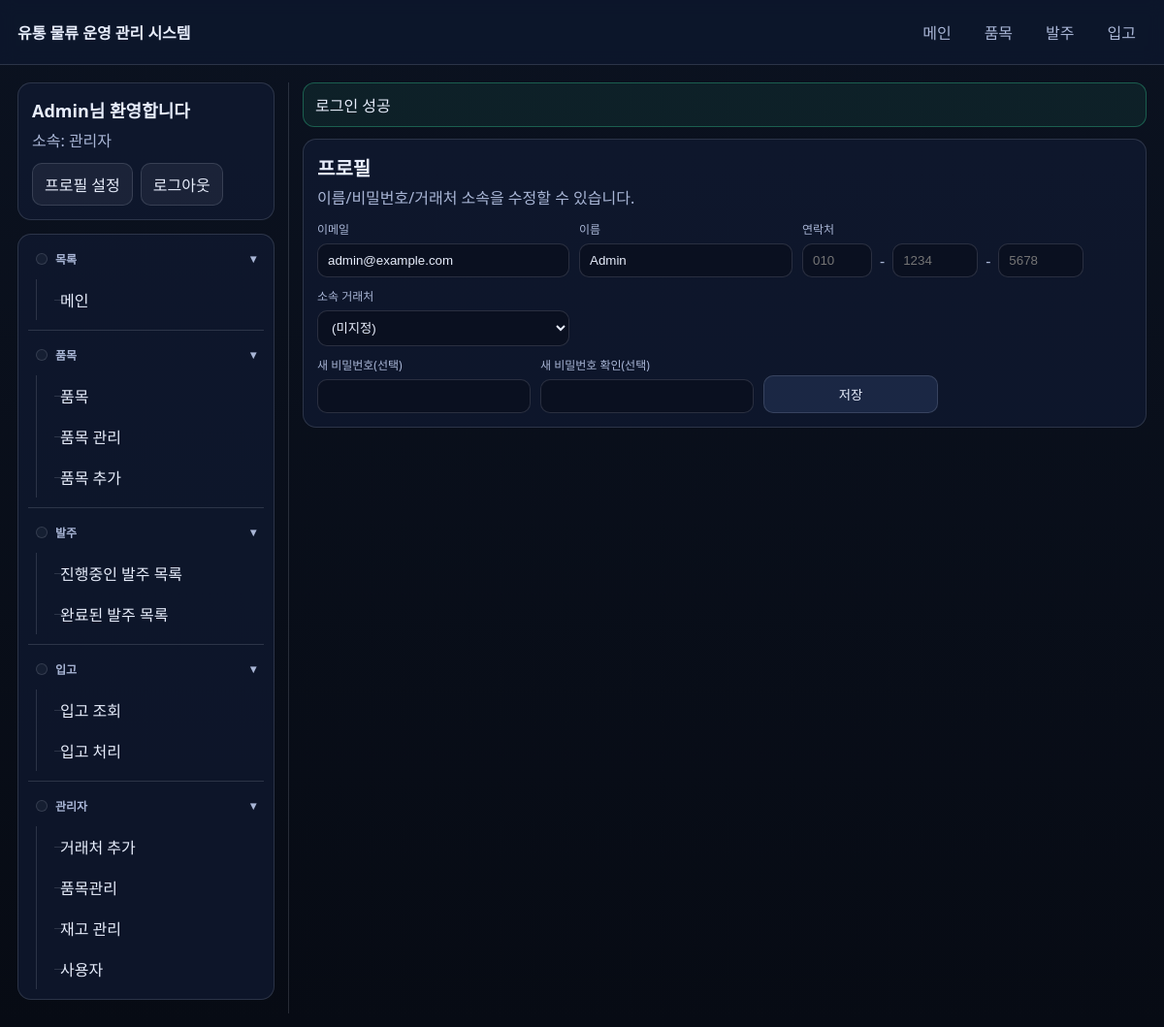
The app's page /profile.php (signed in) with its own data.
### tables this page shows
CREATE TABLE users (
  id BIGINT UNSIGNED NOT NULL AUTO_INCREMENT,
  email VARCHAR(190) NOT NULL,
  password_hash VARCHAR(255) NOT NULL,
  name VARCHAR(100) NOT NULL,
  phone VARCHAR(50) NULL,
  role ENUM('admin','user') NOT NULL DEFAULT 'user',
  supplier_id BIGINT UNSIGNED NULL,
  created_at DATETIME NOT NULL DEFAULT CURRENT_TIMESTAMP,
  updated_at DATETIME NOT NULL DEFAULT CURRENT_TIMESTAMP ON UPDATE CURRENT_TIMESTAMP,
  PRIMARY KEY (id),
  UNIQUE KEY uq_users_email (email),
  KEY idx_users_supplier (supplier_id),
  CONSTRAINT fk_users_supplier FOREIGN KEY (supplier_id) REFERENCES suppliers(id)
    ON UPDATE CASCADE ON DELETE SET NULL
);

### includes/bootstrap.php (called while the page is built, shortened)
<?php
function e(?string $value): string {
  return htmlspecialchars((string)$value, ENT_QUOTES | ENT_SUBSTITUTE, 'UTF-8');
}
function url(string $path): string {
  $path = '/' . ltrim($path, '/');
  return $path;
}
function starts_with(string $haystack, string $needle): bool {
  return strncmp($haystack, $needle, strlen($needle)) === 0;
}
spl_autoload_register(function ($class) {
  $base = __DIR__ . '/../classes/';
  $path = $base . str_replace('\\', '/', $class) . '.php';
});
require_once __DIR__ . '/flash.php';
require_once __DIR__ . '/auth.php';

### classes/User.php (called while the page is built, shortened)
<?php
final class User {
  public static function findById(PDO $db, int $id): ?array {
    try {
      $st = $db->prepare('SELECT u.id, u.email, u.name, u.phone, u.role, u.supplier_id, u.created_at,
                                 sp.name AS supplier_name
                          FROM users u
                          LEFT JOIN suppliers sp ON sp.id = u.supplier_id
                          WHERE u.id = ?');
      $st->execute([$id]);
      $row = $st->fetch();
      return $row ?: null;
    } catch (PDOException $e) {
      $st = $db->prepare('SELECT u.id, u.email, u.name, u.role, u.supplier_id, u.created_at,
                                 sp.name AS supplier_name
                          FROM users u
                          LEFT JOIN suppliers sp ON sp.id = u.supplier_id
                          WHERE u.id = ?');
      $st->execute([$id]);
      $row = $st->fetch();
      if (!$row) return null;
      $row['phone'] = null;
      return $row;
    }
  }
}

### includes/auth.php (called while the page is built, shortened)
<?php
function current_user(): ?array {
  return $_SESSION['user'] ?? null;
}
function is_admin(): bool {
  $u = current_user();
  return $u && ($u['role'] ?? '') === 'admin';
}

### includes/flash.php (called while the page is built, shortened)
<?php
function flash_get(): ?array {
  $flash = $_SESSION[FLASH_KEY];
  return is_array($flash) ? $flash : null;
}

### profile.php (the view, shortened to what this page needs)
<?php
require_once __DIR__ . '/includes/bootstrap.php';
$db = db();
$u = current_user();
$me = User::findById($db, (int)$u['id']);
$name = (string)($me['name'] ?? '');
$phone1 = '';
$phone2 = '';
$phone3 = '';
require_once __DIR__ . '/includes/header.php';
?>
<div class="card">
  <div class="kpi">
    <div>
      <h1 class="h1" style="margin-bottom:4px">프로필</h1>
      <div class="muted">이름/비밀번호/거래처 소속을 수정할 수 있습니다.</div>
    </div>
  </div>
  <form method="post" action="<?= e(url('/profile.php')) ?>" style="margin-top:12px">
    <div class="form-row">
      <div class="field" style="min-width:260px">
        <div class="label">이메일</div>
        <input class="input" type="email" value="<?= e((string)$me['email']) ?>" readonly />
      </div>
      <div class="field" style="min-width:220px">
        <div class="label">이름</div>
        <input class="input" type="text" name="name" value="<?= e($name) ?>" required />
      </div>
      <div class="field" style="min-width:220px">
        <div class="label">연락처</div>
        <div style="display:flex; align-items:center; gap:8px">
          <input class="input" type="text" name="phone1" value="<?= e($phone1) ?>" inputmode="numeric" autocomplete="tel-area-code" maxlength="3" style="width:72px" placeholder="010" />
          <span class="muted">-</span>
          <input class="input" type="text" name="phone2" value="<?= e($phone2) ?>" inputmode="numeric" autocomplete="tel-local-prefix" maxlength="4" style="width:88px" placeholder="1234" />
          <span class="muted">-</span>
          <input class="input" type="text" name="phone3" value="<?= e($phone3) ?>" inputmode="numeric" autocomplete="tel-local-suffix" maxlength="4" style="width:88px" placeholder="5678" />
        </div>
      </div>
      <div class="field" style="min-width:260px">
        <div class="label">소속 거래처</div>
        <select class="input" name="supplier_id" <?= is_admin() ? '' : 'required' ?>>
          <?php if (is_admin()): ?>
            <option value="0">(미지정)</option>
          <?php else: ?>
            <option value="0">(선택)</option>
          <?php endif; ?>
        </select>
      </div>
    </div>
    <div class="form-row" style="margin-top:10px">
      <div class="field" style="min-width:220px">
        <div class="label">새 비밀번호(선택)</div>
        <input class="input" type="password" name="password" />
      </div>
      <div class="field" style="min-width:220px">
        <div class="label">새 비밀번호 확인(선택)</div>
        <input class="input" type="password" name="password2" />
      </div>
      <div class="field">
        <button class="btn" type="submit">저장</button>
      </div>
    </div>
  </form>
</div>
<?php require_once __DIR__ . '/includes/footer.php'; ?>

### includes/header.php (shortened to what this page needs)
<?php
$me = current_user();
$path = parse_url($_SERVER['REQUEST_URI'] ?? '', PHP_URL_PATH) ?: '';
function nav_active(string $needle, string $path): string {
  return starts_with($path, $needle) ? 'active' : '';
}
?><!doctype html>
<html lang="ko">
<head>
  <link rel="stylesheet" href="<?= e(url('/assets/app.css')) ?>" />
</head>
<body>
  <div class="topbar">
    <div class="brand"><a class="brand" href="<?= e(url('/index.php')) ?>"><?= e(APP_NAME) ?></a></div>
    <div class="nav">
      <a class="<?= e(nav_active('/index.php', $path)) ?>" href="<?= e(url('/index.php')) ?>">메인</a>
      <a class="<?= e(nav_active('/items.php', $path)) ?>" href="<?= e(url('/items.php')) ?>">품목</a>
      <a class="<?= e(nav_active('/po', $path)) ?>" href="<?= e(url('/po_list.php')) ?>">발주</a>
      <a class="<?= e(nav_active('/receipt', $path)) ?>" href="<?= e(url('/receipt_list.php')) ?>">입고</a>
    </div>
  </div>
  <?php if ($me): ?>
    <div class="layout">
      <aside class="sidebar">
        <div class="sidebar-card">
          <div class="sidebar-user-name"><?= e($me['name']) ?>님 환영합니다</div>
          <div class="sidebar-user-meta">
            <div class="muted">
              소속:
              <?php if (is_admin()): ?>
                <?= e('관리자') ?>
              <?php else: ?>
                <?= e(($me['supplier_name'] ?? '') ?: ('거래처 #' . (int)($me['supplier_id'] ?? 0))) ?>
              <?php endif; ?>
            </div>
          </div>
          <div class="sidebar-user-actions">
            <a class="btn secondary" href="<?= e(url('/profile.php')) ?>">프로필 설정</a>
            <a class="btn secondary" href="<?= e(url('/logout.php')) ?>">로그아웃</a>
          </div>
        </div>
        <div class="sidebar-card sidebar-tree">
          <details class="tree-group" open>
            <summary class="tree-summary">목록</summary>
            <div class="tree-items">
              <a class="tree-link <?= e(nav_active('/index.php', $path)) ?>" href="<?= e(url('/index.php')) ?>">메인</a>
            </div>
          </details>
          <details class="tree-group" open>
            <summary class="tree-summary">품목</summary>
            <div class="tree-items">
              <a class="tree-link <?= e(nav_active('/items.php', $path)) ?>" href="<?= e(url('/items.php')) ?>">품목</a>
              <?php if (is_admin()): ?>
                <a class="tree-link <?= e(nav_active('/admin/items.php', $path)) ?>" href="<?= e(url('/admin/items.php')) ?>">품목 관리</a>
              <?php else: ?>
                <a class="tree-link <?= e(nav_active('/inventory_manage.php', $path)) ?>" href="<?= e(url('/inventory_manage.php')) ?>">품목 관리</a>
              <?php endif; ?>
              <a class="tree-link" href="<?= e(url('/items.php#catalog-add')) ?>">품목 추가</a>
            </div>
          </details>
          <details class="tree-group" open>
            <summary class="tree-summary">발주</summary>
            <div class="tree-items">
              <a class="tree-link" href="<?= e(url('/po_list.php?status=OPEN')) ?>">진행중인 발주 목록</a>
              <a class="tree-link" href="<?= e(url('/po_list.php?status=RECEIVED')) ?>">완료된 발주 목록</a>
            </div>
          </details>
          <details class="tree-group" open>
            <summary class="tree-summary">입고</summary>
            <div class="tree-items">
              <a class="tree-link <?= e(nav_active('/receipt_list.php', $path)) ?>" href="<?= e(url('/receipt_list.php')) ?>">입고 조회</a>
              <a class="tree-link <?= e(nav_active('/receipt_create.php', $path)) ?>" href="<?= e(url('/receipt_create.php')) ?>">입고 처리</a>
            </div>
          </details>
          <?php if (is_admin()): ?>
            <details class="tree-group" open>
              <summary class="tree-summary">관리자</summary>
              <div class="tree-items">
                <a class="tree-link <?= e(nav_active('/admin/suppliers.php', $path)) ?>" href="<?= e(url('/admin/suppliers.php')) ?>">거래처 추가</a>
                <a class="tree-link <?= e(nav_active('/admin/items.php', $path)) ?>" href="<?= e(url('/admin/items.php')) ?>">품목관리</a>
                <a class="tree-link <?= e(nav_active('/admin/inventory.php', $path)) ?>" href="<?= e(url('/admin/inventory.php')) ?>">재고 관리</a>
                <a class="tree-link <?= e(nav_active('/admin/users.php', $path)) ?>" href="<?= e(url('/admin/users.php')) ?>">사용자</a>
              </div>
            </details>
          <?php endif; ?>
        </div>
      </aside>
      <main class="main">
        <div class="container">
          <?php $flash = flash_get(); if ($flash): ?>
            <div class="flash <?= e($flash['type']) ?>">
              <?= e($flash['message']) ?>
            </div>
          <?php endif; ?>
  <?php endif; ?>

### assets/app.css (style rules this page uses)
:root { --bg:#0b1220;--card:#101b33;--text:#e8eefc;--muted:#a9b6d6;--border:rgba(232,238,252,.14);--accent:#7aa2ff;--danger:#ff6b6b;--ok:#36d399; }
* { box-sizing:border-box }
body { margin:0;font-family:system-ui,-apple-system,Segoe UI,Roboto,Helvetica,Arial,sans-serif;background:linear-gradient(180deg,var(--bg),#070b14);color:var(--text) }
a { color:var(--accent);text-decoration:none }
.container { max-width:1100px;margin:0 auto;padding:18px }
.topbar { display:flex;align-items:center;justify-content:space-between;gap:12px;padding:14px 18px;border-bottom:1px solid var(--border);background:rgba(16,27,51,.55);backdrop-filter:blur(8px);position:sticky;top:0;z-index:10 }
.brand { font-weight:700;color:var(--text) }
.nav { display:flex;gap:12px;flex-wrap:wrap;align-items:center }
.nav a { color:var(--muted);padding:6px 10px;border-radius:8px;border:1px solid transparent }
.card { background:rgba(16,27,51,.70);border:1px solid var(--border);border-radius:14px;padding:14px }
.h1 { font-size:20px;margin:0 0 10px 0;word-break:keep-all;overflow-wrap:normal;white-space:nowrap }
.muted { color:var(--muted) }
.form-row { display:flex;gap:10px;flex-wrap:wrap;align-items:end }
.field { display:flex;flex-direction:column;gap:6px;min-width:180px }
.label { font-size:12px;color:var(--muted);word-break:keep-all;overflow-wrap:normal;white-space:nowrap }
.input,select,textarea { width:100%;padding:9px 10px;border-radius:10px;border:1px solid var(--border);background:rgba(7,11,20,.45);color:var(--text) }
.btn { display:inline-block;padding:9px 12px;border-radius:10px;border:1px solid var(--border);background:rgba(122,162,255,.12);color:var(--text);cursor:pointer }
.btn.secondary { background:rgba(232,238,252,.06) }
.flash { padding:10px 12px;border-radius:12px;border:1px solid var(--border);margin:0 0 12px 0 }
.flash.success { border-color:rgba(54,211,153,.35);background:rgba(54,211,153,.08) }
.kpi { display:flex;gap:10px;align-items:baseline;justify-content:space-between }
.layout { display:flex;gap:14px;max-width:1300px;margin:0 auto;padding:18px }
.sidebar { width:280px;flex:0 0 280px;border-right:1px solid var(--border);padding-right:14px }
.main { flex:1;min-width:0 }
.layout .container { max-width:1100px;margin:0 auto;padding:0 }
.sidebar-card { background:rgba(16,27,51,.70);border:1px solid var(--border);border-radius:14px;padding:14px;margin-bottom:14px }
.sidebar-user-name { font-size:18px;font-weight:800;margin-bottom:6px }
.sidebar-user-meta { display:flex;flex-direction:column;gap:6px }
.sidebar-user-actions { display:flex;gap:8px;flex-wrap:wrap;margin-top:12px }
.sidebar-tree { padding:10px }
.tree-group { border-top:1px solid var(--border);padding-top:10px;margin-top:10px }
.tree-group:first-child { border-top:0;padding-top:0;margin-top:0 }
.tree-summary { list-style:none;cursor:pointer;user-select:none;color:var(--muted);font-weight:700;font-size:12px;display:flex;align-items:center;gap:8px;padding:6px 8px;border-radius:10px }
.tree-summary::before { content:'';width:10px;height:10px;border:1px solid var(--border);border-radius:999px;display:inline-block;flex:0 0 10px;background:rgba(232,238,252,.04) }
.tree-summary::after { content:'▸';margin-left:auto;color:var(--muted);font-size:12px;transform:translateY(-1px) }
.tree-group[open]>.tree-summary::after { content:'▾' }
.tree-items { position:relative;margin-top:6px;padding-left:18px }
.tree-items::before { content:'';position:absolute;left:8px;top:0;bottom:0;width:1px;background:var(--border) }
.tree-link { display:block;position:relative;padding:8px 10px 8px 14px;border-radius:10px;color:var(--text);border:1px solid transparent }
.tree-link::before { content:'';position:absolute;left:8px;top:50%;width:10px;height:1px;background:var(--border) }

### records on screen
users: name "Admin", email "admin@example.com", supplier_id "(미지정)"

### other values on screen
APP_NAME "유통 물류 운영 관리 시스템"
$flash['message'] "로그인 성공"
